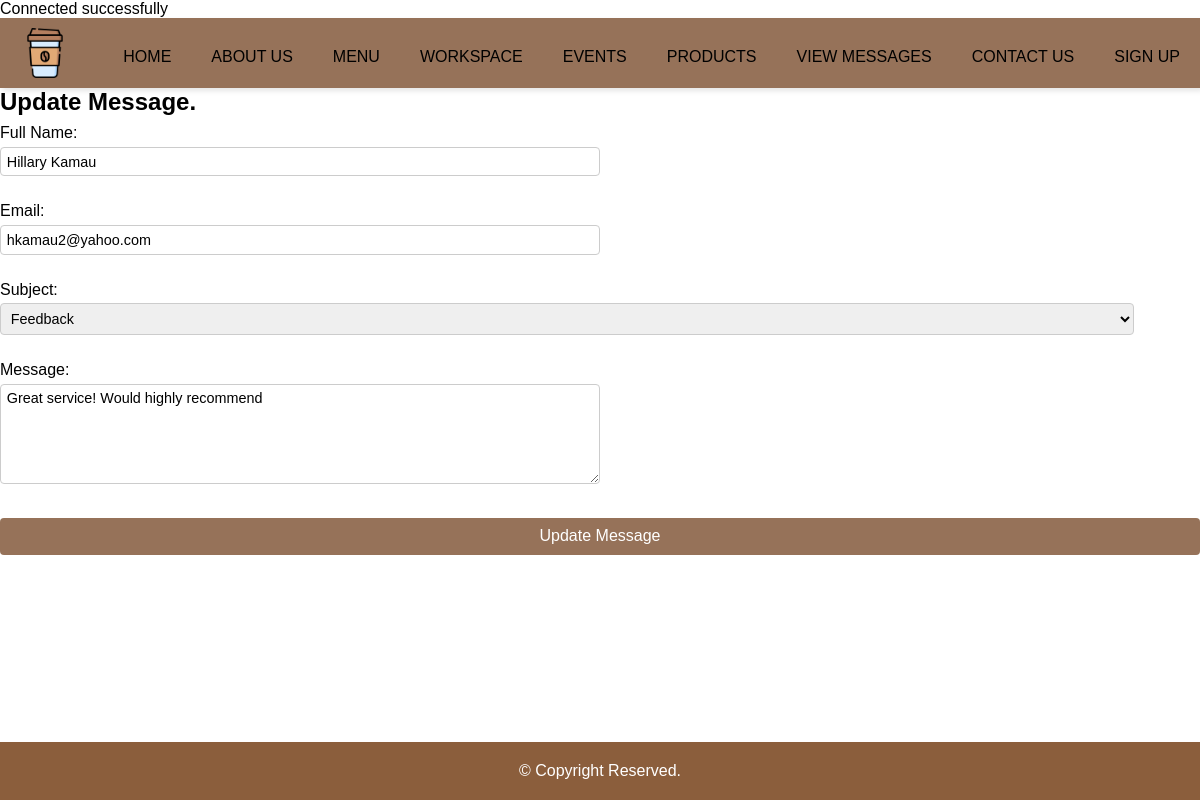
/edit_msg.php?messageID=2, run on the app's committed database.
### tables this page shows
CREATE TABLE `messages` (
  `messageID` bigint(10) NOT NULL,
  `sender_name` varchar(50) NOT NULL DEFAULT '',
  `sender_email` varchar(50) NOT NULL DEFAULT '',
  `subject_line` text DEFAULT NULL,
  `text_message` text DEFAULT NULL,
  `datecreated` datetime DEFAULT current_timestamp(),
  `dateupdated` datetime DEFAULT current_timestamp() ON UPDATE current_timestamp()
);

### edit_msg.php (the view, shortened to what this page needs)
<!DOCTYPE html>
<html lang="en">
<head>
    <link rel="stylesheet" href="css/main.css">
    <link rel="stylesheet" href="css/contact.css">
</head>
<body>
<?php
require_once("includes/db_connect.php");
include_once("template/nav.php");
if (isset($_GET["messageID"])) {
    $messageID = $_GET["messageID"];
    $spot_msg = "SELECT * FROM messages WHERE messageID = $messageID LIMIT 1";
    $spot_msg_res = $conn->query($spot_msg);
    if ($spot_msg_res && $spot_msg_res->num_rows > 0) {
        $spot_msg_row = $spot_msg_res->fetch_assoc();
    } else {
        echo "Message not found.";
        exit();
    }
} else {
    echo "No message ID provided.";
    exit();
}
?>
<section id="contact">
    <h1>Update Message.</h1>
    <form action="<?php echo htmlspecialchars($_SERVER["PHP_SELF"]) . "?messageID=" . $messageID; ?>" method="post">
        <label for="fullname">Full Name:</label>
        <input type="text" id="fullname" name="fullname" required value="<?php echo htmlspecialchars($spot_msg_row["sender_name"]); ?>"><br>
        <label for="email_address">Email:</label>
        <input type="email" id="email_address" name="email_address" required value="<?php echo htmlspecialchars($spot_msg_row["sender_email"]); ?>"><br>
        <label for="subject_line">Subject:</label>
        <select name="subject_line" id="sl" required>
            <option value="Feedback" <?php if ($spot_msg_row["subject_line"] == "Feedback") echo "selected"; ?>>Feedback</option>
        </select><br>
        <label for="message">Message:</label>
        <textarea id="message" name="text_message" required><?php echo htmlspecialchars($spot_msg_row["text_message"]); ?></textarea><br>
        <button type="submit" name="update_message">Update Message</button>
    </form>
</section>
</body>
<?php include_once("template/footer.php"); ?>
</html>

### css/main.css (style rules this page uses)
* { padding: 0; margin: 0; box-sizing: border-box; font-family: Verdana, Geneva, Tahoma, sans-serif; }

### css/contact.css (style rules this page uses)
form { display: flex; flex-direction: column; }
form label { margin-top: 0.5em; margin-bottom: 0.3em; }
form input, form textarea { padding: 0.4em; font-size: 0.9em; border: 1px solid #ccc; border-radius: 4px; width: 50%; box-sizing: border-box; }
form textarea { resize: vertical; height: 100px; }
form select { padding: 0.4em; font-size: 0.9em; border: 1px solid #ccc; border-radius: 4px; width: 30cm; box-sizing: border-box; }
form select option { padding: 0.4em; }
button[type="submit"] { margin-top: 1em; padding: 0.6em; font-size: 1em; color: white; background-color: #967259; border: none; border-radius: 4px; cursor: pointer; }

### data on the page
messages: fullname "Hillary Kamau", email_address "hkamau2@yahoo.com", subject_line "Feedback", text_message "Great service! Would highly recommend"
